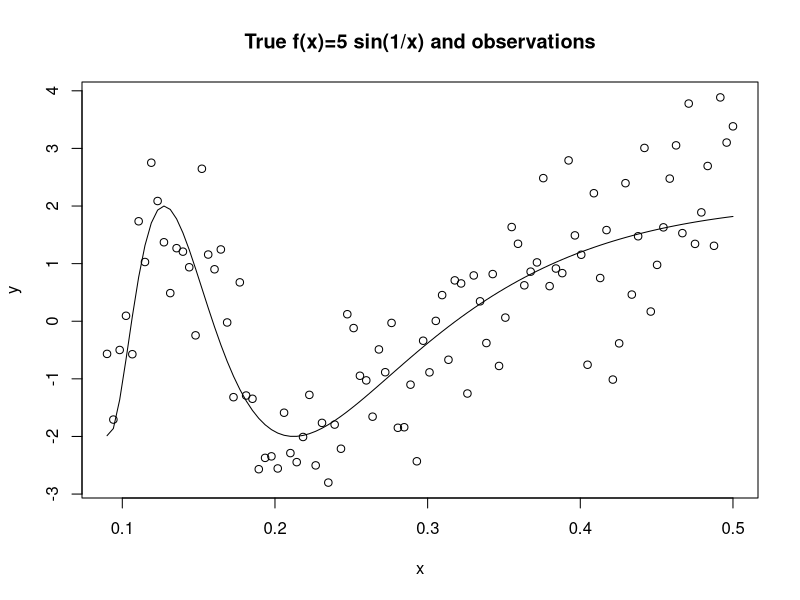

The R source for this figure: (Note: this script raises an error after producing the figure.)
## BIAS VARIANCE TRADE-OFF 
##plot 01
N <- 100
x <- seq(.09,.5,len=N)
f <- 2*sin(1/x)
sigma <- 1
y <- f + rnorm(N,0,sigma)
postscript("Plots/plot-05-01.ps")
plot(x,y,main="True f(x)=5 sin(1/x) and observations")
lines(x,f,type="l")
dev.off() 

##bias and variance simulation
B <- 1000
sigma <- 1
lambdas <- seq(0.15,0.6,len=30)
trainerror <- vector("numeric",length=length(lambdas))
testerror <- vector("numeric",length=length(lambdas))
for(i in 1:B){ ## we want the same y for all competitors
  x <- sort(runif(N,.09,.5))
  f <- 2*sin(1/x)
  y <- f + rnorm(N,0,sigma)
  testy <- f + rnorm(N,0,sigma)
  for(j in seq(along=lambdas)){
    yhat <- loess(y~x,span=lambdas[j])$fitted
    #plot(x,y)
    #lines(x,yhat)
    trainerror[j] <- trainerror[j] + sum((y-yhat)^2)/B
    testerror[j] <- testerror[j] + sum((testy-yhat)^2)/B
  }
}
bitmap(file="Plots/plot-08-00.png", type="png256",width=6.25, height=4.5, res=300, pointsize=10) 
mypar(1,1)
plot(-lambdas,trainerror,ylim=range(c(trainerror,testerror)),xlab="Model complexity",ylab="Expected RSS",type="l",col=1,lty=1,xaxt="n")
lines(-lambdas,testerror,col=2,lty=2)
text(-lambdas[25],trainerror[25],"Train error")
text(-lambdas[25],testerror[25],"Test error")
dev.off()

####plot02
NN <- 5
postscript("Plots/plot-05-02.ps")
results <- sapply(1:NN,function(i){
       y <- f + rnorm(N,0,sigma)
       ksmooth(x,y,kernel="box",bandwidth=.01)$y
     })
par(mfrow=c(2,2),mai=c(0,0,0,0),oma=c(1,1,1,1))
plot(x,f,type="l",lwd=1.5,ylim=range(c(f,as.vector(results))))
lines(x,results[,1],lty=4)

plot(x,f,ylim=range(results),type="l",lwd=1.5)
apply(results,2,function(aux) lines(x,aux,lty=4))
results <- sapply(1:NN,function(i){
       y <- f + rnorm(N,0,sigma)
       ksmooth(x,y,kernel="box",bandwidth=.1)$y
     })
plot(x,f,type="l",lwd=1.5)
lines(x,results[,1],lty=4)
	
plot(x,f,type="l",lwd=1.5)
apply(results,2,function(aux) lines(x,aux,lty=4))
dev.off()


##plot03
postscript("Plots/plot-05-03.ps")
par(mfrow=c(1,2))

x <- seq(1,100,len=N)
f <- 2*sin(1/(x+18.62)*218)
y <- f + rnorm(N,0,sigma)
plot(x,y)
lines(x,f)

#N <- 500
x <- seq(1,100,len=N)
f <- sin(2*pi*x/100)
y <- f + rt(N,3)
plot(x,y)
lines(x,f)
dev.off()

########## plot04
Nl <- 50
#N <- 500
x <- seq(1,100,len=N)
f <- 2*sin(1/(x+18.62)*218)
y <- f + rnorm(N,0,sigma)
lambdas <- seq(.01,2.2,len=Nl)
cvs <- sapply(lambdas,function(l) smooth.spline(x,y,all.knots=T,spar=l,cv=T)$cv.crit) 
NN <- 200
AUX <-matrix(rnorm(N*NN,0,sigma),ncol=N)
AUX <- sweep(AUX,2,f,FUN="+")
mse <- sapply(lambdas,function(l){
  cat(".")
  aux <- cbind(rep(l,NN),AUX)
  aux<-apply(aux,1,function(yy)
	     sum((f-smooth.spline(x,yy[-1],all.knots=T,spar=yy[1])$y)^2)/500)
  mean(aux)
})
fit0 <- smooth.spline(x,y,all.knots=T,spar=lambdas[order(mse)[1]])
fit1 <- smooth.spline(x,y,all.knots=T,spar=lambdas[order(cvs)[1]])
postscript("Plots/plot-05-04.ps")
par(mfrow=c(2,3),oma=c(0,0,2,0))
plot(lambdas,cvs,xlab="lambdas",type="l")
abline(v=lambdas[order(cvs)[1]],lty=1)
plot(lambdas,mse+1,xlab="lambdas",type="l")
abline(v=lambdas[order(mse)[1]],lty=2)
o <- sort(sample(1:length(x),50))
plot(x,f,type="l",ylim=range(c(fit1$y,fit0$y[o])))
lines(x[o],fit1$y[o],lty=2,col=2)
lines(x[o],fit0$y[o],lty=3,col=3)
legend(70,0,c("truth","CV","MSE"),lty=c(1,2,3),col=c(1,2,3))

#N <- 500
x <- seq(1,100,len=N)
f <- sin(2*pi*x/100)
y <- f + rt(N,3)
N1 <- 50
cvs2 <- sapply(lambdas,function(l) smooth.spline(x,y,all.knots=T,spar=l,cv=T)$cv.crit) 
NN <- 20
AUX <-matrix(rt(N*NN,3),ncol=N)
AUX <- sweep(AUX,2,f,FUN="+")
mse2 <- sapply(lambdas,function(l){
  cat(".")
  aux <- cbind(rep(l,NN),AUX)
  aux<-apply(aux,1,function(yy)
	     sum((f-smooth.spline(x,yy[-1],all.knots=T,spar=yy[1])$y)^2)/500)
  mean(aux)
})
fit00 <- smooth.spline(x,y,all.knots=T,spar=lambdas[order(mse2)[1]])
fit11 <- smooth.spline(x,y,all.knots=T,spar=lambdas[order(cvs2)[1]])
plot(lambdas,cvs2,xlab="lambdas",type="l")
abline(v=lambdas[order(cvs2)[1]],lty=1)
plot(lambdas,mse2+sigma,xlab="lambdas",type="l")
abline(v=lambdas[order(mse2)[1]],lty=2)
o <- sort(sample(1:length(x),100))
plot(x,f,type="l",ylim=range(c(f,fit11$y,fit00$y[o])))
lines(x[o],fit11$y[o],lty=2,col=2)
lines(x[o],fit00$y[o],lty=3,col=3)
legend(70,1,c("truth","CV","MSE"),lty=c(1,2,3),col=c(1,2,3))
mtext(side=3,paste("N =",N),cex=1.2,line=0,outer=T)
dev.off()

###NOW for N=500
Nl <- 50
N <- 500
x <- seq(1,100,len=N)
f <- 2*sin(1/(x+18.62)*218)
y <- f + rnorm(N,0,sigma)
lambdas <- seq(.01,2.2,len=Nl)
cvs <- sapply(lambdas,function(l) smooth.spline(x,y,all.knots=T,spar=l,cv=T)$cv.crit) 
NN <- 20
AUX <-matrix(rnorm(N*NN,0,sigma),ncol=N)
AUX <- sweep(AUX,2,f,FUN="+")
mse <- sapply(lambdas,function(l){
  cat(".")
  aux <- cbind(rep(l,NN),AUX)
  aux<-apply(aux,1,function(yy)
	     sum((f-smooth.spline(x,yy[-1],all.knots=T,spar=yy[1])$y)^2)/500)
  mean(aux)
})
fit0 <- smooth.spline(x,y,all.knots=T,spar=lambdas[order(mse)[1]])
fit1 <- smooth.spline(x,y,all.knots=T,spar=lambdas[order(cvs)[1]])
postscript("Plots/plot-05-05.ps")
par(mfrow=c(2,3),oma=c(0,0,2,0))
plot(lambdas,cvs,xlab="lambdas",type="l")
abline(v=lambdas[order(cvs)[1]],lty=1)
plot(lambdas,mse+1,xlab="lambdas",type="l")
abline(v=lambdas[order(mse)[1]],lty=2)
o <- sort(sample(1:length(x),50))
plot(x,f,type="l",ylim=range(c(fit1$y,fit0$y[o])))
lines(x[o],fit1$y[o],lty=2,col=2)
lines(x[o],fit0$y[o],lty=3,col=3)
legend(70,0,c("truth","CV","MSE"),lty=c(1,2,3),col=c(1,2,3))

#N <- 500
x <- seq(1,100,len=N)
f <- sin(2*pi*x/100)
y <- f + rt(N,3)
N1 <- 50
cvs2 <- sapply(lambdas,function(l) smooth.spline(x,y,all.knots=T,spar=l,cv=T)$cv.crit) 
NN <- 20
AUX <-matrix(rt(N*NN,3),ncol=N)
AUX <- sweep(AUX,2,f,FUN="+")
mse2 <- sapply(lambdas,function(l){
  cat(".")
  aux <- cbind(rep(l,NN),AUX)
  aux<-apply(aux,1,function(yy)
	     sum((f-smooth.spline(x,yy[-1],all.knots=T,spar=yy[1])$y)^2)/500)
  mean(aux)
})
fit00 <- smooth.spline(x,y,all.knots=T,spar=lambdas[order(mse2)[1]])
fit11 <- smooth.spline(x,y,all.knots=T,spar=lambdas[order(cvs2)[1]])
plot(lambdas,cvs2,xlab="lambdas",type="l")
abline(v=lambdas[order(cvs2)[1]],lty=1)
plot(lambdas,mse2+sigma,xlab="lambdas",type="l")
abline(v=lambdas[order(mse2)[1]],lty=2)
o <- sort(sample(1:length(x),100))
plot(x,f,type="l",ylim=range(c(f,fit11$y,fit00$y[o])))
lines(x[o],fit11$y[o],lty=2,col=2)
lines(x[o],fit00$y[o],lty=3,col=3)
legend(70,1,c("truth","CV","MSE"),lty=c(1,2,3),col=c(1,2,3))
mtext(side=3,paste("N =",N),cex=1.2,line=0,outer=T)
dev.off()

